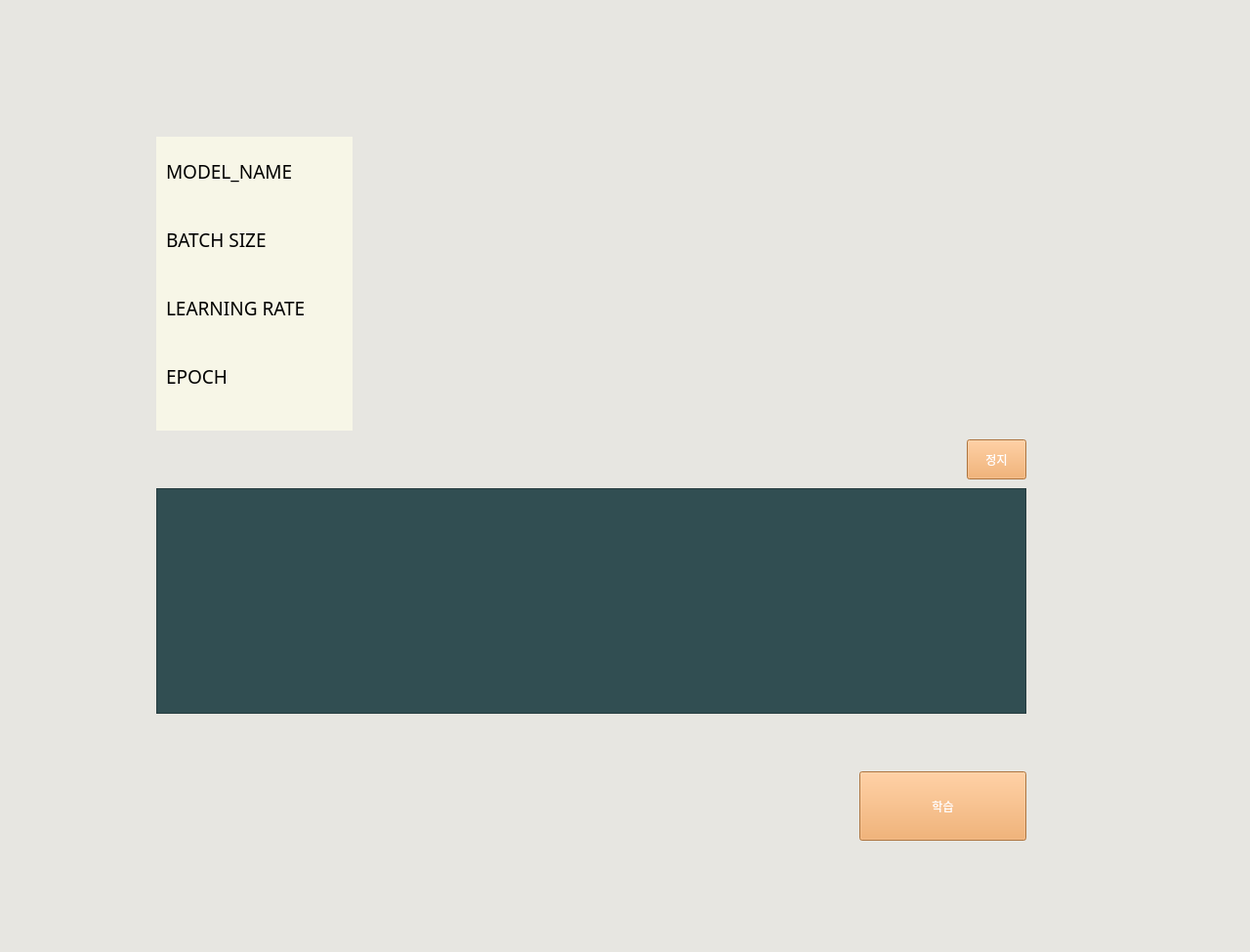
<?xml version="1.0" encoding="UTF-8"?>
<ui version="4.0">
 <class>Form</class>
 <widget class="QWidget" name="Form">
  <property name="geometry">
   <rect>
    <x>0</x>
    <y>0</y>
    <width>1280</width>
    <height>975</height>
   </rect>
  </property>
  <property name="sizePolicy">
   <sizepolicy hsizetype="Fixed" vsizetype="Fixed">
    <horstretch>0</horstretch>
    <verstretch>0</verstretch>
   </sizepolicy>
  </property>
  <property name="windowTitle">
   <string>Form</string>
  </property>
  <property name="styleSheet">
   <string notr="true">background-color: rgb(231, 230, 225);
font: 75 12pt &quot;나눔스퀘어 Bold&quot;;
</string>
  </property>
  <widget class="QPushButton" name="golearnbutton">
   <property name="geometry">
    <rect>
     <x>990</x>
     <y>450</y>
     <width>61</width>
     <height>41</height>
    </rect>
   </property>
   <property name="cursor">
    <cursorShape>PointingHandCursor</cursorShape>
   </property>
   <property name="styleSheet">
    <string notr="true">
color: rgb(255, 255, 255);
font: 75 14pt &quot;나눔스퀘어 Bold&quot;;
background-color: rgb(242, 161, 84);</string>
   </property>
   <property name="text">
    <string>정지</string>
   </property>
  </widget>
  <widget class="QPushButton" name="gotestbutton">
   <property name="geometry">
    <rect>
     <x>880</x>
     <y>790</y>
     <width>171</width>
     <height>71</height>
    </rect>
   </property>
   <property name="cursor">
    <cursorShape>PointingHandCursor</cursorShape>
   </property>
   <property name="styleSheet">
    <string notr="true">
color: rgb(255, 255, 255);
font: 75 20pt &quot;나눔스퀘어 Bold&quot;;
background-color: rgb(242, 161, 84);</string>
   </property>
   <property name="text">
    <string>학습</string>
   </property>
  </widget>
  <widget class="QTextEdit" name="textBox_terminal">
   <property name="geometry">
    <rect>
     <x>160</x>
     <y>500</y>
     <width>891</width>
     <height>231</height>
    </rect>
   </property>
   <property name="styleSheet">
    <string notr="true">background-color: #314e52;
font: 63 14pt &quot;Yu Gothic UI Semibold&quot;;
color: rgb(255, 255, 255);</string>
   </property>
   <property name="html">
    <string>&lt;!DOCTYPE HTML PUBLIC &quot;-//W3C//DTD HTML 4.0//EN&quot; &quot;http://www.w3.org/TR/REC-html40/strict.dtd&quot;&gt;
&lt;html&gt;&lt;head&gt;&lt;meta name=&quot;qrichtext&quot; content=&quot;1&quot; /&gt;&lt;style type=&quot;text/css&quot;&gt;
p, li { white-space: pre-wrap; }
&lt;/style&gt;&lt;/head&gt;&lt;body style=&quot; font-family:'Yu Gothic UI Semibold'; font-size:14pt; font-weight:56; font-style:normal;&quot;&gt;
&lt;p style=&quot;-qt-paragraph-type:empty; margin-top:0px; margin-bottom:0px; margin-left:0px; margin-right:0px; -qt-block-indent:0; text-indent:0px;&quot;&gt;&lt;br /&gt;&lt;/p&gt;&lt;/body&gt;&lt;/html&gt;</string>
   </property>
  </widget>
  <widget class="QLabel" name="model_name_2">
   <property name="geometry">
    <rect>
     <x>430</x>
     <y>420</y>
     <width>141</width>
     <height>16</height>
    </rect>
   </property>
   <property name="text">
    <string/>
   </property>
  </widget>
  <widget class="QWidget" name="widget" native="true">
   <property name="geometry">
    <rect>
     <x>160</x>
     <y>140</y>
     <width>201</width>
     <height>301</height>
    </rect>
   </property>
   <property name="styleSheet">
    <string notr="true">border:none;
background-color: #f7f6e7;</string>
   </property>
   <widget class="QLabel" name="epoch">
    <property name="geometry">
     <rect>
      <x>10</x>
      <y>260</y>
      <width>141</width>
      <height>31</height>
     </rect>
    </property>
    <property name="text">
     <string/>
    </property>
   </widget>
   <widget class="QLabel" name="e">
    <property name="geometry">
     <rect>
      <x>10</x>
      <y>230</y>
      <width>101</width>
      <height>30</height>
     </rect>
    </property>
    <property name="font">
     <font>
      <family>나눔스퀘어 Bold</family>
      <pointsize>14</pointsize>
      <weight>50</weight>
      <italic>false</italic>
      <bold>false</bold>
     </font>
    </property>
    <property name="styleSheet">
     <string notr="true">font: 14pt</string>
    </property>
    <property name="text">
     <string>EPOCH</string>
    </property>
   </widget>
   <widget class="QLabel" name="learnig_rate">
    <property name="geometry">
     <rect>
      <x>10</x>
      <y>160</y>
      <width>181</width>
      <height>30</height>
     </rect>
    </property>
    <property name="font">
     <font>
      <family>나눔스퀘어 Bold</family>
      <pointsize>14</pointsize>
      <weight>50</weight>
      <italic>false</italic>
      <bold>false</bold>
     </font>
    </property>
    <property name="styleSheet">
     <string notr="true">font: 14pt </string>
    </property>
    <property name="text">
     <string>LEARNING RATE</string>
    </property>
   </widget>
   <widget class="QLabel" name="l">
    <property name="geometry">
     <rect>
      <x>10</x>
      <y>90</y>
      <width>171</width>
      <height>30</height>
     </rect>
    </property>
    <property name="font">
     <font>
      <family>나눔스퀘어 Bold</family>
      <pointsize>14</pointsize>
      <weight>50</weight>
      <italic>false</italic>
      <bold>false</bold>
     </font>
    </property>
    <property name="styleSheet">
     <string notr="true">font: 14pt </string>
    </property>
    <property name="text">
     <string>BATCH SIZE</string>
    </property>
   </widget>
   <widget class="QLabel" name="batch_size">
    <property name="geometry">
     <rect>
      <x>10</x>
      <y>120</y>
      <width>141</width>
      <height>30</height>
     </rect>
    </property>
    <property name="text">
     <string/>
    </property>
   </widget>
   <widget class="QLabel" name="lr_rate">
    <property name="geometry">
     <rect>
      <x>10</x>
      <y>190</y>
      <width>141</width>
      <height>31</height>
     </rect>
    </property>
    <property name="text">
     <string/>
    </property>
   </widget>
   <widget class="QLabel" name="model_name">
    <property name="geometry">
     <rect>
      <x>10</x>
      <y>50</y>
      <width>181</width>
      <height>30</height>
     </rect>
    </property>
    <property name="text">
     <string/>
    </property>
   </widget>
   <widget class="QLabel" name="model">
    <property name="geometry">
     <rect>
      <x>10</x>
      <y>20</y>
      <width>171</width>
      <height>30</height>
     </rect>
    </property>
    <property name="font">
     <font>
      <family>나눔스퀘어 Bold</family>
      <pointsize>14</pointsize>
      <weight>50</weight>
      <italic>false</italic>
      <bold>false</bold>
     </font>
    </property>
    <property name="styleSheet">
     <string notr="true">font: 14pt </string>
    </property>
    <property name="text">
     <string>MODEL_NAME</string>
    </property>
   </widget>
  </widget>
  <widget class="QWidget" name="verticalLayoutWidget">
   <property name="geometry">
    <rect>
     <x>380</x>
     <y>140</y>
     <width>321</width>
     <height>301</height>
    </rect>
   </property>
   <layout class="QVBoxLayout" name="layout1"/>
  </widget>
  <widget class="QWidget" name="verticalLayoutWidget_2">
   <property name="geometry">
    <rect>
     <x>730</x>
     <y>140</y>
     <width>321</width>
     <height>301</height>
    </rect>
   </property>
   <layout class="QVBoxLayout" name="layout2"/>
  </widget>
 </widget>
 <resources/>
 <connections/>
</ui>
